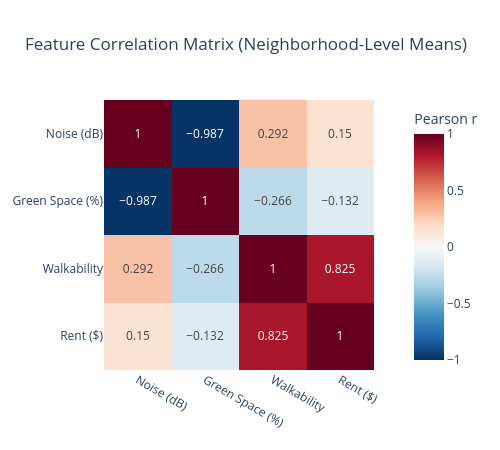

Write notebook code for a chart like this one.
### Markdown cell above
### 1.4 — Feature Correlations

Before clustering, let's understand how our four features relate to each other. If two features are highly correlated, they carry redundant information.

> **💡 Teaching Moment:** K-means treats each feature equally. If you include two highly correlated features, you're effectively double-weighting that dimension. Check correlations first!

### Code cell
# Correlation heatmap of our 4 clustering features
features = ['noise_mean', 'green_mean', 'walk_mean', 'rent_mean']
corr = profiles[features].corr().round(3)

fig = px.imshow(
    corr,
    text_auto=True,
    color_continuous_scale='RdBu_r',
    zmin=-1, zmax=1,
    labels=dict(color='Pearson r'),
    x=['Noise (dB)', 'Green Space (%)', 'Walkability', 'Rent ($)'],
    y=['Noise (dB)', 'Green Space (%)', 'Walkability', 'Rent ($)'],
    title='Feature Correlation Matrix (Neighborhood-Level Means)'
)
fig.update_layout(width=500, height=450, template='plotly_white')
fig.show()

print("\nKey observations:")
print(f"  • Noise ↔ Green Space: r = {corr.loc['noise_mean','green_mean']:.3f} (negative — noisy areas have less green space)")
print(f"  • Walkability ↔ Rent: r = {corr.loc['walk_mean','rent_mean']:.3f} (positive — walkable areas command higher rent)")
print(f"  • Noise ↔ Walkability: r = {corr.loc['noise_mean','walk_mean']:.3f} (interesting — dense, walkable cores are also noisier)")
print(f"\n  → No extreme multicollinearity. All 4 features contribute useful information.")

### Figure 1 — Plotly figure (JSON) as saved in the notebook; plotly's stock layout.template omitted (floating-point values rounded to 4 significant figures)
{"data": [{"coloraxis": "coloraxis", "hovertemplate": "x: %{x}<br>y: %{y}<br>Pearson r: %{z}<extra></extra>", "name": "0", "texttemplate": "%{z}", "type": "heatmap", "x": ["Noise (dB)", "Green Space (%)", "Walkability", "Rent ($)"], "xaxis": "x", "y": ["Noise (dB)", "Green Space (%)", "Walkability", "Rent ($)"], "yaxis": "y", "z": [[1.0, -0.987, 0.292, 0.15], [-0.987, 1.0, -0.266, -0.132], [0.292, -0.266, 1.0, 0.825], [0.15, -0.132, 0.825, 1.0]]}], "layout": {"coloraxis": {"cmax": 1, "cmin": -1, "colorbar": {"title": {"text": "Pearson r"}}, "colorscale": [[0, "rgb(5,48,97)"], [0.1, "rgb(33,102,172)"], [0.2, "rgb(67,147,195)"], [0.3, "rgb(146,197,222)"], [0.4, "rgb(209,229,240)"], [0.5, "rgb(247,247,247)"], [0.6, "rgb(253,219,199)"], [0.7, "rgb(244,165,130)"], [0.8, "rgb(214,96,77)"], [0.9, "rgb(178,24,43)"], [1, "rgb(103,0,31)"]]}, "height": 450, "title": {"text": "Feature Correlation Matrix (Neighborhood-Level Means)"}, "width": 500, "xaxis": {"anchor": "y", "constrain": "domain", "domain": [0, 1], "scaleanchor": "y"}, "yaxis": {"anchor": "x", "autorange": "reversed", "constrain": "domain", "domain": [0, 1]}}}
